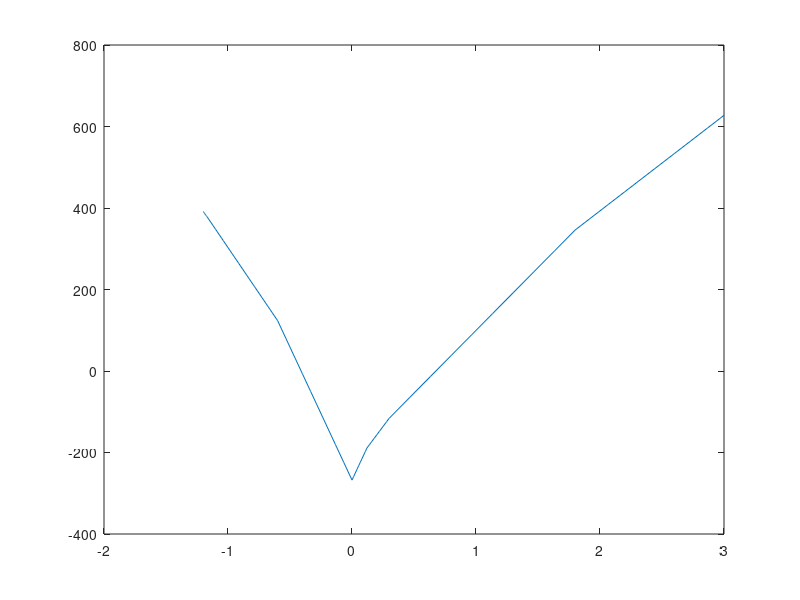
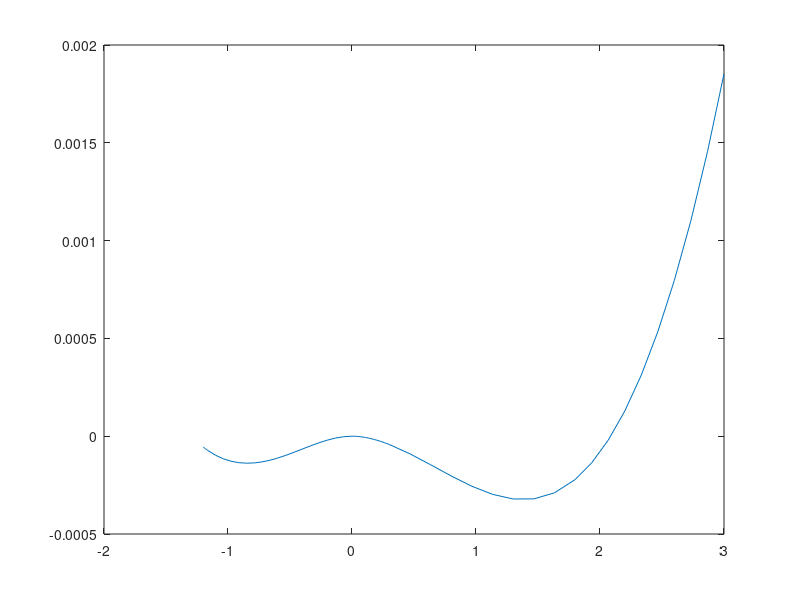

Write MATLAB code to recreate these figures, in order.
clc
clear
close


%mass data
m_m = 3.1;                                  % mass of motor     [kg]
m_w = 27.42;                                % mass of wings     [kg]
m_p = 25;                                   % mass of payload   [kg]
m_b = 20.8;                                 % mass of battery   [kg]
m_t = 7.5;                                    % mass of tail      [kg]
m_g = 10.8;                                 % mass of gear      [kg]

%dimensions
D = 0.25;                                    % outer diameter fuselage [m]
d = D - 0.001;                              % inner diameter fuselage [m]
L = 3;                                      % length fuselage         [m]
t = 0.001;                                  % thickness fuselage wall [m]
A_str = 0.0001;                             % area stringer           [m^2]
density = 2780;                             % density of aluminium    [kg/m^2]

%mass calculations
V_skin = (D^2-d^2)/4*pi*L + (d/2)^2*pi*t;   % volume of skin fuselage [m^2]
m_skin = V_skin * density;                  % mass of skin fuselage   [kg]
V_stringer = 0.0001 * L * 8;                % volume stringers        [m^2]
m_stringer = V_stringer * density;          % mass stringers          [kg]
m_f = m_skin + m_stringer;                  % total mass fuselage     [kg]

mass = [m_m m_w m_g m_f m_p m_b m_t];       % all masses in array     [kg]
mass_total = sum(mass);                     % total mass aeroplane    [kg]

%weight loads
W = mass *9.81;                             % gravitational forces    [N]
W_total = sum(W);                           % total grav. force       [N]

%data loads
L_w = W_total;                              % wing Lift               [N]
L_t = L_w - W_total;                        % tail lift               [N]

%moment of inertia
I = ((D^4 - d^4)*pi)/64;                    % inertia tube            [m^4]

%centre of gravity
x_m = 0.037;
x_w = 1.2;
x_g = x_w;
x_b = 0.6;
x_t = L;
x_f = L/2;
X_cg = ((m_f * x_f) + (m_m * L) + (m_w *x_w) + (m_b*x_b) + ... 
    + (m_t*x_t) + (m_g*x_g))/(m_m+m_w+m_b+m_f+m_t + m_g);
x_p = X_cg;

cg = ((m_f * x_f) + (m_m * L) + (m_w *x_w) + (m_b*x_b) + ... 
    + (m_t*x_t) + (m_g*x_g) + (m_p*x_p))/(m_m+m_w+m_b+m_f+m_t + m_g+m_p);

M_ac = W(4)*(x_f - x_w) + W(5) * (x_p-x_w) + W(6) * (x_b - x_w) + (W(6)+L_t) * (x_t-x_w) - W(1) * x_w;

%distance to clear up the upcoming formulas
W_lift = L_w-W(2)-W(3);
a = x_m - x_w;
b = x_b - x_w;
c = x_p - x_w;
d = x_f - x_w;
e = x_t - x_w;

E = 72.4e9;                             % E-modulus Aluminium

%plot
% formulas Moment and displacement for every part of the fuselage
x_03 = linspace(-x_w, x_m-x_w,10);
f_03 = ((x_03).^3/6);
g_03 = ((x_03).^2/2);
M_03 = -M_ac - (W_lift)*x_03  + W(6)*(x_03-(b)) + W(1)*(x_03 - (a));
V_03 = (1/(E*I))*(-M_ac*g_03 - (W_lift*f_03) + W(6)*(f_03-b*g_03) + W(1)*(f_03-a*g_03) ...
    + (W(6)*(b^2/2)+W(1)*(a^2/2))*x_03 - W(6)*(b^3/6)- W(1)*(a^3/6)); 

x_02 = linspace(x_m-x_w, x_b-x_w,10);
f_02 = ((x_02).^3/6);
g_02 = ((x_02).^2/2);
M_02 = -M_ac - (W_lift)*x_02  + W(6)*(x_02-(x_b-x_w));
V_02 = (1/(E*I))*(-M_ac*g_02 - (W_lift*f_02) + W(6)*(f_02-b*g_02) ...
    + (W(6)*(b^2/2))*x_02 - W(6)*(b^3/6));

x_01 = linspace(-x_w + x_b, 0, 10);
f_01 = ((x_01).^3/6);
g_01 = ((x_01).^2/2);
M_01 = -M_ac - (W_lift)*x_01;
V_01 = (1/(E*I))*(-M_ac*g_01 - (W_lift*f_01));

x_1 = linspace(0,x_p-x_w, 10);
f_1 = ((x_1).^3/6);
g_1 = ((x_1).^2/2);
M_1 = -M_ac + (W_lift)*x_1;
V_1 = (1/(E*I))*(-M_ac*g_1 + (W_lift*f_1));

x_2 = linspace(x_p-x_w, x_f-x_w,10);
f_2 = ((x_2).^3/6);
g_2 = ((x_2).^2/2);
M_2 = -M_ac + (W_lift)*x_2  - W(5)*(x_2-(x_p-x_w));
V_2 = (1/(E*I))*(-M_ac*g_2 + (W_lift*f_2) - W(5)*(f_2-c*g_2) ...
     - (W(5)*(c^2/2))*x_2 + W(5)*(c^3/6));

x_3 = linspace(x_f-x_w, x_t-x_w,10);
f_3 = ((x_3).^3/6);
g_3 = ((x_3).^2/2);
M_3 = -M_ac + (W_lift)*x_3  - W(5) * (x_3 - (x_p-x_w)) ...
      - W(4) * (x_3 - (x_f - x_w));
V_3 = (1/(E*I))*(-M_ac*g_3 + (W_lift*f_3) - W(5)*(f_3-c*g_3) - W(4)*(f_3-d*g_3) ...
    - (W(5)*(c^2/2)+W(4)*(d^2/2))*x_3 + W(5)*(c^3/6)+ W(4)*(d^3/6));

x_4 = linspace(x_t-x_w, L,10);
f_4 = ((x_4).^3/6);
g_4 = ((x_4).^2/2);
M_4 = -M_ac + (W_lift)*x_4  - W(5) * (x_4 - (x_p-x_w)) ...
      - W(4) * (x_4 - (x_f - x_w)) - W(7) * (x_4 - (x_t - x_w));
V_4 = (1/(E*I))*(-M_ac*g_4 + (W_lift*f_4) - W(5)*(f_4-c*g_4) - W(4)*(f_4-d*g_4) - W(7)*(f_4-e*g_4) ...
    - (W(5)*(c^2/2)+W(4)*(d^2/2)+W(7)*(e^2/2))*x_4 + W(5)*(c^3/6)+ W(4)*(d^3/6) + W(7)*(e^3/6));

% making plots of the displacement and momement
V = [V_03 V_02 V_01 V_1 V_2 V_3 V_4];
M = [M_03 M_02 M_01 M_1 M_2 M_3 M_4];
x = [x_03 x_02 x_01 x_1 x_2 x_3 x_4];


figure(1)
plot(x,M)

figure(2)
plot(x, V)


%determining maximum stress at wing
displacement = max(V);
sigma = (-M_ac/I)*(-displacement);





